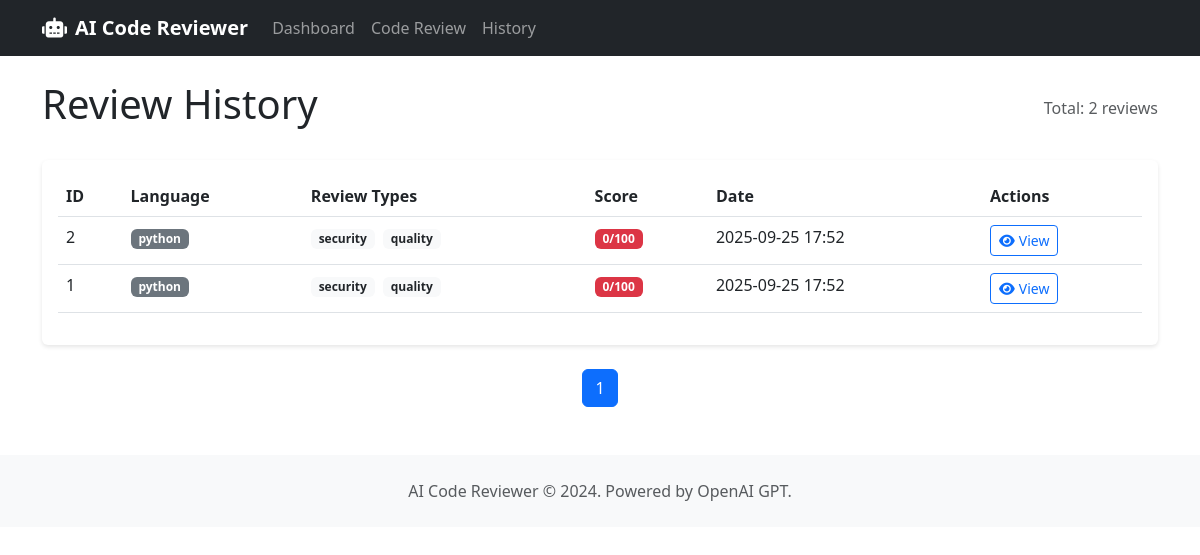
The app's page /history with its own data.
### database/models.py (models this page shows, shortened)
class CodeReview(db.Model):
    id = db.Column(db.Integer, primary_key=True)
    code_snippet = db.Column(db.Text)
    language = db.Column(db.String(50))
    review_types = db.Column(db.String(200))
    results = db.Column(db.Text)  # JSON results
    score = db.Column(db.Integer)
    created_at = db.Column(db.DateTime, default=datetime.utcnow)
    findings = db.relationship('ReviewFinding', backref='review', lazy=True, cascade='all, delete-orphan')

### app.py (the view)
@app.route('/history')
def history():
    page = request.args.get('page', 1, type=int)
    per_page = 10
    reviews = CodeReview.query.order_by(CodeReview.created_at.desc()).paginate(
        page=page, per_page=per_page, error_out=False
    )
    return render_template('history.html', reviews=reviews)

### templates/history.html (shortened to what this page needs)
{% extends "base.html" %}
{% block content %}
<div class="d-flex justify-content-between align-items-center mb-4">
    <h1 class="display-6">Review History</h1>
    <div class="text-muted">Total: {{ reviews.total }} reviews</div>
</div>
{% if reviews.items %}
<div class="card">
    <div class="card-body">
        <div class="table-responsive">
            <table class="table table-hover">
                <thead>
                    <tr>
                        <th>ID</th>
                        <th>Language</th>
                        <th>Review Types</th>
                        <th>Score</th>
                        <th>Date</th>
                        <th>Actions</th>
                    </tr>
                </thead>
                <tbody>
                    {% for review in reviews.items %}
                    <tr>
                        <td>{{ review.id }}</td>
                        <td>
                            <span class="badge bg-secondary">{{ review.language }}</span>
                        </td>
                        <td>
                            {% for type in review.review_types.split(',') %}
                                <span class="badge bg-light text-dark me-1">{{ type }}</span>
                            {% endfor %}
                        </td>
                        <td>
                            <span class="badge {% if review.score >= 80 %}bg-success{% elif review.score >= 60 %}bg-warning{% else %}bg-danger{% endif %}">
                                {{ review.score }}/100
                            </span>
                        </td>
                        <td>{{ review.created_at.strftime('%Y-%m-%d %H:%M') }}</td>
                        <td>
                            <a href="{{ url_for('review_details', review_id=review.id) }}"
                               class="btn btn-sm btn-outline-primary">
                                <i class="fas fa-eye me-1"></i>View
                            </a>
                        </td>
                    </tr>
                    {% endfor %}
                </tbody>
            </table>
        </div>
    </div>
</div>
<nav aria-label="Page navigation" class="mt-4">
    <ul class="pagination justify-content-center">
        {% for page_num in reviews.iter_pages() %}
            {% if page_num %}
                <li class="page-item {% if page_num == reviews.page %}active{% endif %}">
                    <a class="page-link" href="{{ url_for('history', page=page_num) }}">{{ page_num }}</a>
                </li>
            {% else %}
                <li class="page-item disabled"><span class="page-link">...</span></li>
            {% endif %}
        {% endfor %}
    </ul>
</nav>
{% endif %}
{% endblock %}

### templates/base.html (style rules this page uses)
.card { border: none; box-shadow: 0 2px 4px rgba(0,0,0,0.1); }

### records on screen
CodeReview: id "2", language "python", type "security" "quality", score "0", created_at "2025-09-25 17:52"
CodeReview: id "1", language "python", type "security" "quality", score "0", created_at "2025-09-25 17:52"

### other values on screen
{{ reviews.total }} "2"
{{ page_num }} "1"
